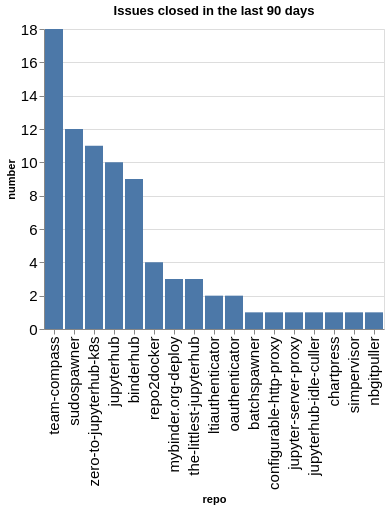

The cell this chart's notebook holds for it:
### Code cell
closed_counts = closed.groupby(['org', 'repo']).count()['number'].reset_index()
closed_counts['org/repo'] = closed_counts.apply(lambda a: a['org'] + '/' + a['repo'], axis=1)
sorted_vals = closed_counts.sort_values(['number'], ascending=False)['repo'].values
alt.Chart(data=closed_counts, title=f"Issues closed in the last {n_days} days").mark_bar().encode(
    x=alt.X('repo', sort=alt.Sort(sorted_vals.tolist())),
    y='number',
)

### Figure 1 — Vega-Lite specification as saved in the notebook (floating-point values rounded to 4 significant figures)
{"config": {"axisLeft": {"labelFontSize": 15}, "axisBottom": {"labelFontSize": 15}}, "data": {"name": "data-3e8c80b102482d582182fb79ccb8ce37"}, "mark": {"type": "bar"}, "encoding": {"x": {"field": "repo", "sort": ["team-compass", "sudospawner", "zero-to-jupyterhub-k8s", "jupyterhub", "binderhub", "repo2docker", "mybinder.org-deploy", "the-littlest-jupyterhub", "ltiauthenticator", "oauthenticator", "batchspawner", "configurable-http-proxy", "jupyter-server-proxy", "jupyterhub-idle-culler", "chartpress", "simpervisor", "nbgitpuller"], "type": "nominal"}, "y": {"field": "number", "type": "quantitative"}}, "title": "Issues closed in the last 90 days", "$schema": "https://vega.github.io/schema/vega-lite/v5.20.1.json", "datasets": {"data-3e8c80b102482d582182fb79ccb8ce37": [{"org": "jupyterhub", "repo": "batchspawner", "number": 1, "org/repo": "jupyterhub/batchspawner"}, {"org": "jupyterhub", "repo": "binderhub", "number": 9, "org/repo": "jupyterhub/binderhub"}, {"org": "jupyterhub", "repo": "chartpress", "number": 1, "org/repo": "jupyterhub/chartpress"}, {"org": "jupyterhub", "repo": "configurable-http-proxy", "number": 1, "org/repo": "jupyterhub/configurable-http-proxy"}, {"org": "jupyterhub", "repo": "jupyter-server-proxy", "number": 1, "org/repo": "jupyterhub/jupyter-server-proxy"}, {"org": "jupyterhub", "repo": "jupyterhub", "number": 10, "org/repo": "jupyterhub/jupyterhub"}, {"org": "jupyterhub", "repo": "jupyterhub-idle-culler", "number": 1, "org/repo": "jupyterhub/jupyterhub-idle-culler"}, {"org": "jupyterhub", "repo": "ltiauthenticator", "number": 2, "org/repo": "jupyterhub/ltiauthenticator"}, {"org": "jupyterhub", "repo": "mybinder.org-deploy", "number": 3, "org/repo": "jupyterhub/mybinder.org-deploy"}, {"org": "jupyterhub", "repo": "nbgitpuller", "number": 1, "org/repo": "jupyterhub/nbgitpuller"}, {"org": "jupyterhub", "repo": "oauthenticator", "number": 2, "org/repo": "jupyterhub/oauthenticator"}, {"org": "jupyterhub", "repo": "repo2docker", "number": 4, "org/repo": "jupyterhub/repo2docker"}, {"org": "jupyterhub", "repo": "simpervisor", "number": 1, "org/repo": "jupyterhub/simpervisor"}, {"org": "jupyterhub", "repo": "sudospawner", "number": 12, "org/repo": "jupyterhub/sudospawner"}, {"org": "jupyterhub", "repo": "team-compass", "number": 18, "org/repo": "jupyterhub/team-compass"}, {"org": "jupyterhub", "repo": "the-littlest-jupyterhub", "number": 3, "org/repo": "jupyterhub/the-littlest-jupyterhub"}, {"org": "jupyterhub", "repo": "zero-to-jupyterhub-k8s", "number": 11, "org/repo": "jupyterhub/zero-to-jupyterhub-k8s"}]}}
